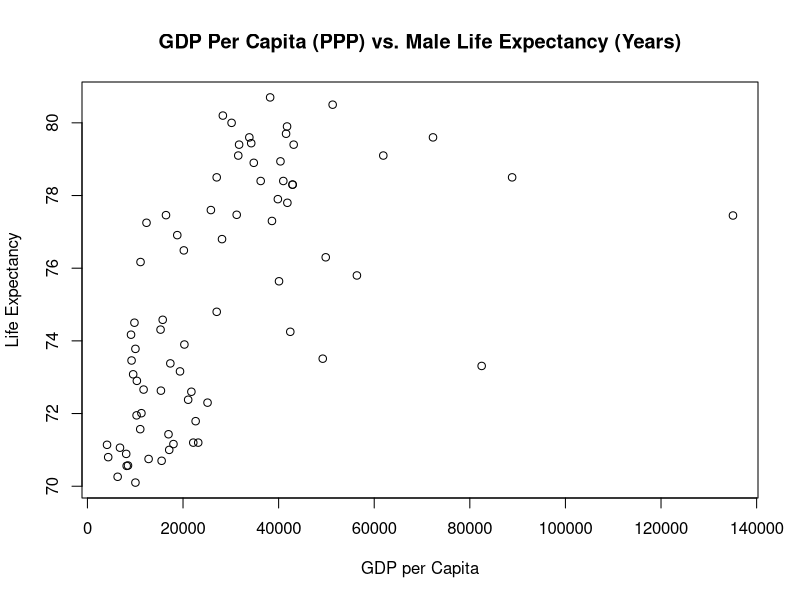
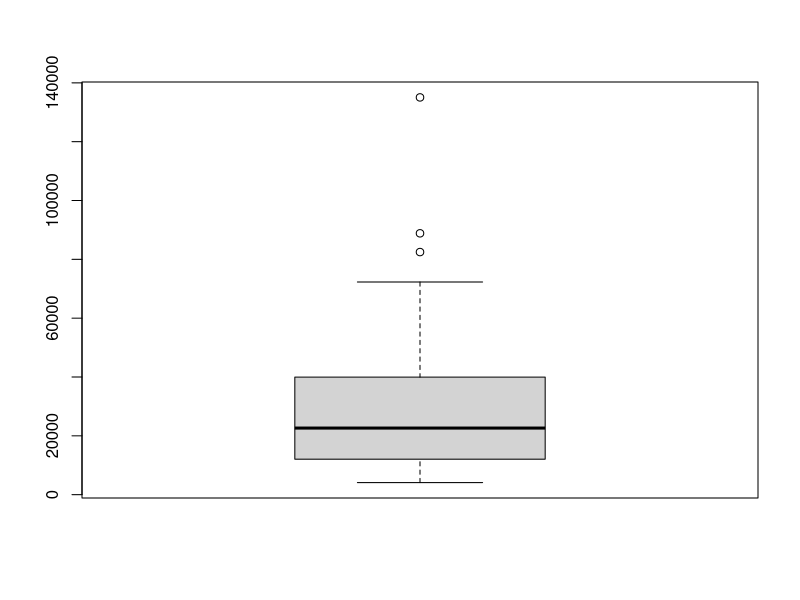
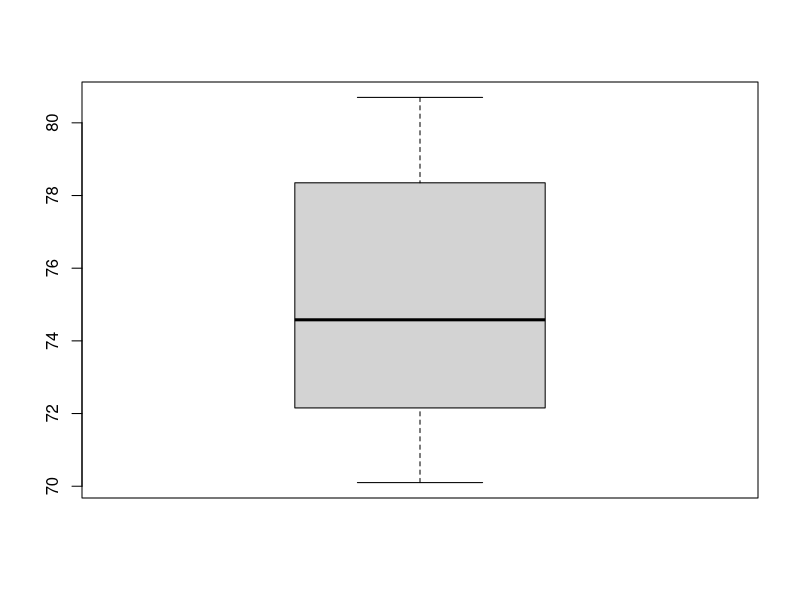
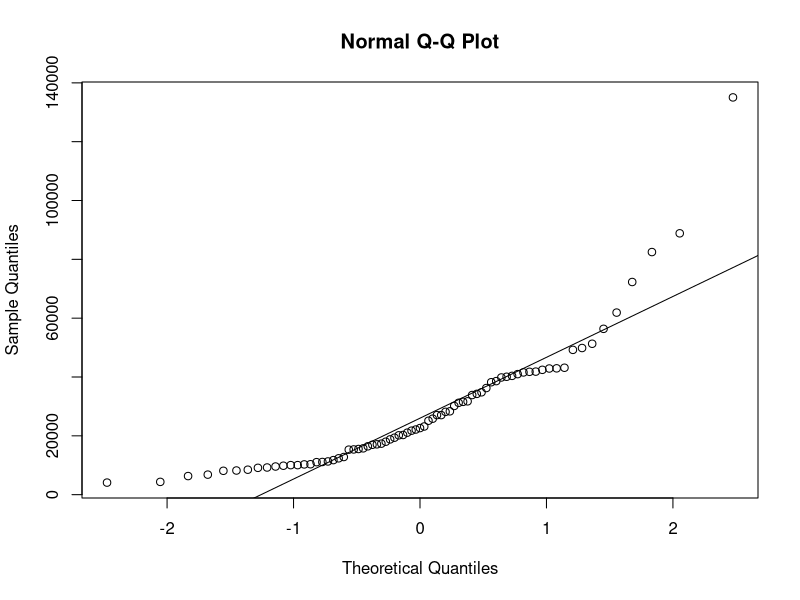
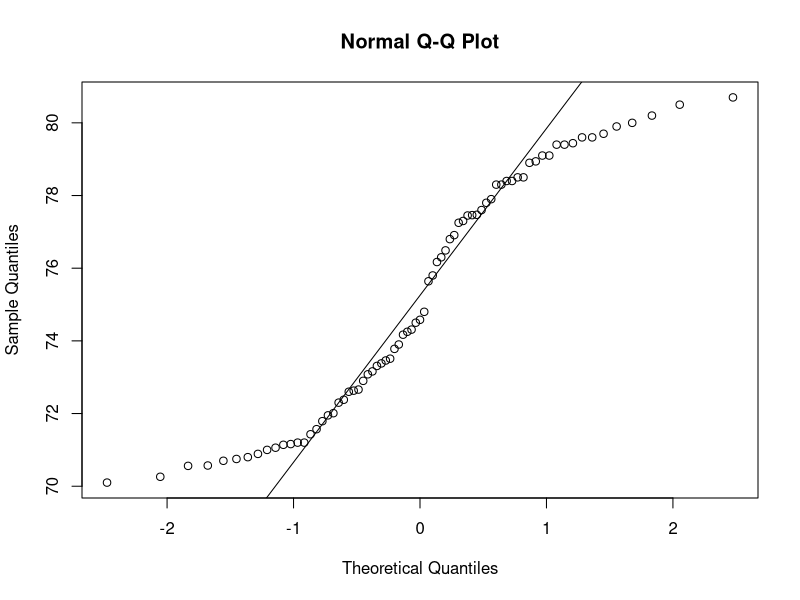

Recreate these plots in R, in order.
## ---- chunk 1
knitr::opts_chunk$set(echo = TRUE)
## ---- chunk 2
setwd("C:/Users/Sam/Desktop")
MyData <- read.csv("Data.csv", header = TRUE, sep = ",")
Data <- c(MyData)
mean <- mean(MyData$GDP_Per_Capita)
print(mean)
## ---- chunk 3
setwd("C:/Users/Sam/Desktop")
MyData <- read.csv("Data.csv", header = TRUE, sep = ",")
Data <- c(MyData)
mean <- mean(MyData$Male_Life_Expectancy)
print(mean)
## ---- chunk 4
setwd("C:/Users/Sam/Desktop")
MyData <- read.csv("Data.csv", header = TRUE, sep = ",")
Data <- c(MyData)
median <- median(MyData$GDP_Per_Capita)
print(median)
## ---- chunk 5
setwd("C:/Users/Sam/Desktop")
MyData <- read.csv("Data.csv", header = TRUE, sep = ",")
Data <- c(MyData)
median <- median(MyData$Male_Life_Expectancy)
print(median)
## ---- chunk 6
setwd("C:/Users/Sam/Desktop")
MyData <- read.csv("Data.csv", header = TRUE, sep = ",")
Data <- c(MyData)
getmode <- function(v) {
   uniqv <- unique(v)
   uniqv[which.max(tabulate(match(v, uniqv)))]
}
mode <- getmode(MyData$Male_Life_Expectancy)
print(mode)
## ---- chunk 7
setwd("C:/Users/Sam/Desktop")
MyData <- read.csv("Data.csv", header = TRUE, sep = ",")
Data <- c(MyData)
range <- range(MyData$GDP_Per_Capita, na.rm = FALSE)
range1 <- (range[2] - range[1])
print(range1)
## ---- chunk 8
setwd("C:/Users/Sam/Desktop")
MyData <- read.csv("Data.csv", header = TRUE, sep = ",")
Data <- c(MyData)
range <- range(MyData$Male_Life_Expectancy, na.rm = FALSE)
range1 <- (range[2] - range[1])
print(range1)
## ---- chunk 9
setwd("C:/Users/Sam/Desktop")
MyData <- read.csv("Data.csv", header = TRUE, sep = ",")
Data <- c(MyData)
variance <- var(MyData$GDP_Per_Capita, na.rm = FALSE)
print(variance)
## ---- chunk 10
setwd("C:/Users/Sam/Desktop")
MyData <- read.csv("Data.csv", header = TRUE, sep = ",")
Data <- c(MyData)
variance <- var(MyData$Male_Life_Expectancy, na.rm = FALSE)
print(variance)
## ---- chunk 11
setwd("C:/Users/Sam/Desktop")
MyData <- read.csv("Data.csv", header = TRUE, sep = ",")
Data <- c(MyData)
sd <- sd(MyData$GDP_Per_Capita, na.rm = FALSE)
print(sd)
## ---- chunk 12
setwd("C:/Users/Sam/Desktop")
MyData <- read.csv("Data.csv", header = TRUE, sep = ",")
Data <- c(MyData)
sd <- sd(MyData$Male_Life_Expectancy, na.rm = FALSE)
print(sd)
## ---- chunk 13
setwd("C:/Users/Sam/Desktop")
MyData <- read.csv("Data.csv", header = TRUE, sep = ",")
Data <- c(MyData)
cor.test(Data$GDP_Per_Capita, Data$Male_Life_Expectancy)
## ---- chunk 14
setwd("C:/Users/Sam/Desktop")
MyData <- read.csv("Data.csv", header = TRUE, sep = ",")
Data <- c(MyData)
plot(Data$GDP_Per_Capita, Data$Male_Life_Expectancy,main="GDP Per Capita (PPP) vs. Male Life Expectancy (Years)",xlab="GDP per Capita", ylab="Life Expectancy")
## ---- chunk 15
setwd("C:/Users/Sam/Desktop")
MyData <- read.csv("Data.csv", header = TRUE, sep = ",")
Data <- c(MyData)
boxplot(Data$GDP_Per_Capita)
## ---- chunk 16
setwd("C:/Users/Sam/Desktop")
MyData <- read.csv("Data.csv", header = TRUE, sep = ",")
Data <- c(MyData)
boxplot(Data$Male_Life_Expectancy)
## ---- chunk 17
setwd("C:/Users/Sam/Desktop")
MyData <- read.csv("Data.csv", header = TRUE, sep = ",")
Data <- c(MyData)
qqnorm(Data$GDP_Per_Capita)
qqline(Data$GDP_Per_Capita)
## ---- chunk 18
setwd("C:/Users/Sam/Desktop")
MyData <- read.csv("Data.csv", header = TRUE, sep = ",")
Data <- c(MyData)
qqnorm(Data$Male_Life_Expectancy)
qqline(Data$Male_Life_Expectancy)
## ---- chunk 19
setwd("C:/Users/Sam/Desktop")
MyData <- read.csv("Data.csv", header = TRUE, sep = ",")
Data <- c(MyData)
FindOutliers <- function(data) {
  lowerq = quantile(data)[2]
  upperq = quantile(data)[3]
  iqr = upperq - lowerq
  extreme.threshold.upper = (iqr * 1.5) + upperq
  extreme.threshold.lower = lowerq - (iqr * 1.5)
  result <- which(data > extreme.threshold.upper | data < extreme.threshold.lower)
}

temp <- FindOutliers(Data$GDP_Per_Capita)
testData <- Data[-temp]


## ---- chunk 20
setwd("C:/Users/Sam/Desktop")
MyData <- read.csv("Data.csv", header = TRUE, sep = ",")
Data <- c(MyData)
FindOutliers <- function(data) {
  lowerq = quantile(data)[2]
  upperq = quantile(data)[3]
  iqr = upperq - lowerq
  extreme.threshold.upper = (iqr * 1.5) + upperq
  extreme.threshold.lower = lowerq - (iqr * 1.5)
  result <- which(data > extreme.threshold.upper | data < extreme.threshold.lower)
}

temp <- FindOutliers(Data$Male_Life_Expectancy)
testData <- Data[-temp]
